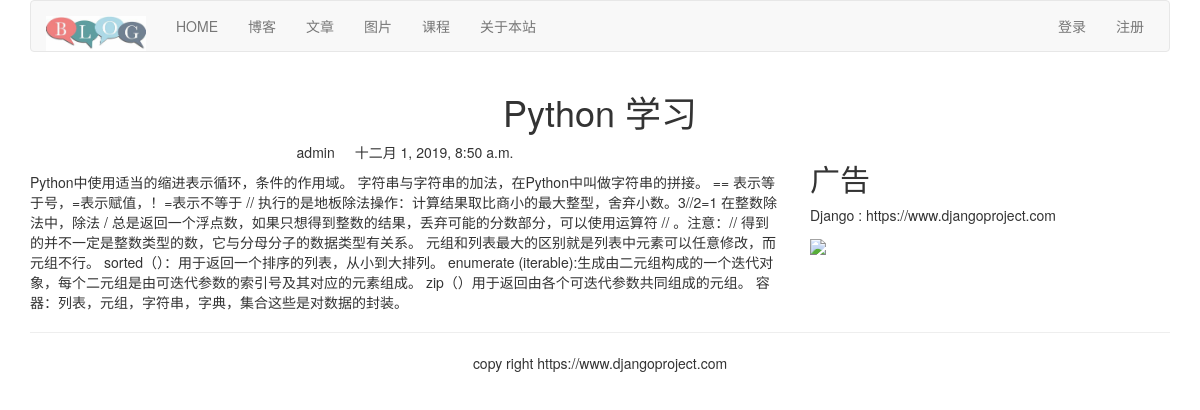
Page /blog/1/ on the committed database.
### blog/models.py (models this page shows, shortened)
class BlogArticles(models.Model):
    title = models.CharField(max_length=300)
    author = models.ForeignKey(User,related_name='blog_posts',on_delete=models.CASCADE)
    body = models.TextField()
    publish = models.DateTimeField(default=timezone.now)
    class Meta:
        ordering = ("-publish",)

### blog/views.py (the view)
# urls.py: re_path(r'(?P<article_id>\d)/$', views.blog_article, name="blog_detail"),
def blog_article(request, article_id):
    article = get_object_or_404(BlogArticles, id=article_id)
    pub = article.publish
    return render(request, "blog/content.html", {"article":article, "publish":pub })

### templates/blog/content.html (shortened to what this page needs)
{% extends 'base.html' %}
{% block content %}
    <div class="row text-center vertical-middle-sm">
        <h1>{{ article.title }}</h1>
    </div>
    <div class="row">
        <div class="col-xs-12 col-md-8">
            <p class="text-center"><span>{{ article.author.username }}</span><span
                    style="margin-left: 20px">{{ publish }}</span></p>
            <div>{{ article.body }}</div>
        </div>
        <div class="col-xs-6 col-md-4">
            <h2>广告</h2>
            <p>Django : https://www.djangoproject.com</p>
            <img width="200px"
                 src="https://www.jiustore.com/wp-content/uploads/2016/03/%E7%BE%8E%E5%9B%BD%E5%8D%9A%E5%AE%A2%E8%B5%9A%E9%92%B1%EF%BC%9A%E5%A6%82%E4%BD%95%E5%BC%80%E5%A7%8B%E4%B8%80%E4%B8%AA%E8%B5%9A%E9%92%B1%E7%9A%84%E4%B8%AA%E4%BA%BA%E5%8D%9A%E5%AE%A2.jpg">
        </div>
    </div>
{% endblock %}

### rows in the picture
BlogArticles: title "Python 学习", author.username "admin", publish "十二月 1, 2019, 8:50 a.m.", body "Python中使用适当的缩进表示循环，条件的作用域。 字符串与字符串的加法，在Python中叫做字符串的拼接。 == 表示等于号，=表示赋值，！=表示不等于 // 执行的是地板除法操作：计算结果取比商小的最大整型，舍弃小数。3//2=1 在整数除法中，除法 / 总是返回一个浮点数，如果只想得到整数的结果，丢弃可能的分数部分，可以使用运算符 // 。注意：// 得到的并不一定是整数类型的数，它与分母分子的数据类型有关系。 元组和列表最大的区别就是列表中元素可以任意修改，而元组不行。 sorted（）：用于返回一个排序的列表，从小到大排列。 enumerate (iterable):生成由二元组构成的一个迭代对象，每个二元组是由可迭代参数的索引号及其对应的元素组成。 zip（）用于返回由各个可迭代参数共同组成的元组。 容器：列表，元组，字符串，字典，集合这些是对数据的封装。"
